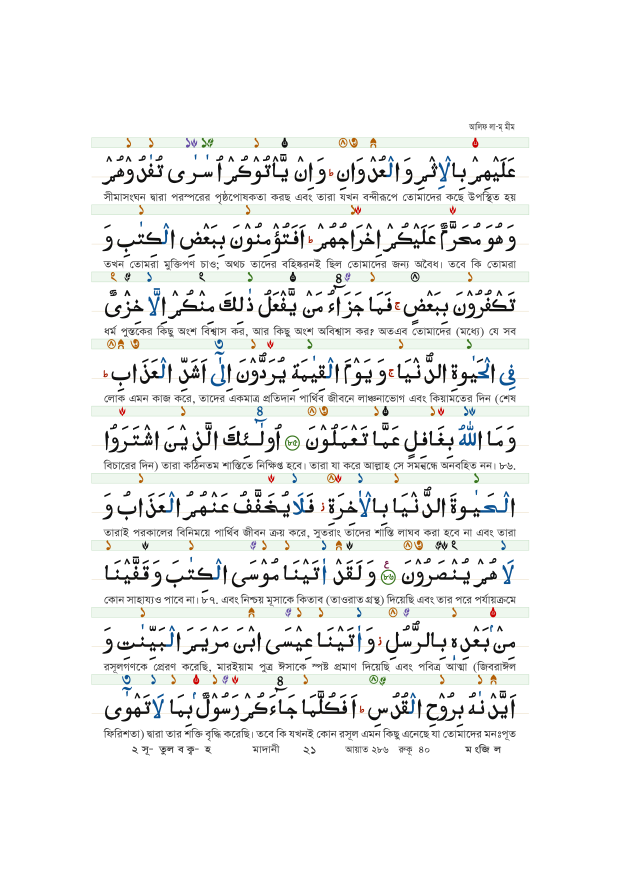
#> input picture extracted_data/master_973_glyphs/eps_page21_reconstructed_color_layers.png, 2480 x 3509 px, found by its file name (shown at 1/4 size)
$ python inspect_reconstructed_line1.py
#> lines starting #> are read from the running program, lines starting #| are printed output that depends on the picture; long printed decimals are rounded
import os
import sys
from PIL import Image

sys.stdout.reconfigure(encoding="utf-8")

PNG_PATH = r"extracted_data\eps_page21\eps_page21_reconstructed_color_layers.png"
img = Image.open(PNG_PATH)
#> img is the input picture: PIL image 2480x3509 RGB; mean R, G, B 240.9, 241.6, 240.8
print(f"রিকনস্ট্রাক্টেড ইমেজ সাইজ: {img.size}")
#| রিকনস্ট্রাক্টেড ইমেজ সাইজ: (2480, 3509)

# Page size was 595.28 x 841.89 pt.
# If image is e.g. 1190 x 1684 (2x scale):
# Let's crop line 1 (y ~ 140 to 195 pt)
scale = img.width / 595.28
#> scale = 4.17
print(f"স্কেল ফ্যাক্টর: {scale}")
#| স্কেল ফ্যাক্টর: 4.166

crop_box = (int(80 * scale), int(135 * scale), int(515 * scale), int(195 * scale))
#> crop_box = (333, 562, 2145, 812)
line1_crop = img.crop(crop_box)
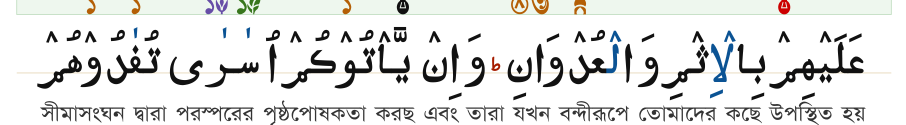
#> line1_crop: PIL image 1812x250 RGB (shown at 1/2 size); mean R, G, B 226.3, 227.1, 225.9
out_crop = r"dist\reconstructed_line1_crop.png"
line1_crop.save(out_crop)
print(f"লাইন ১ রিকনস্ট্রাক্টেড ক্রপ সেভ হয়েছে:\n-> {out_crop}")

$ run again, with extracted_data/master_973_glyphs/pdf_page31_para01_21_original.png copied over extracted_data/master_973_glyphs/eps_page21_reconstructed_color_layers.png
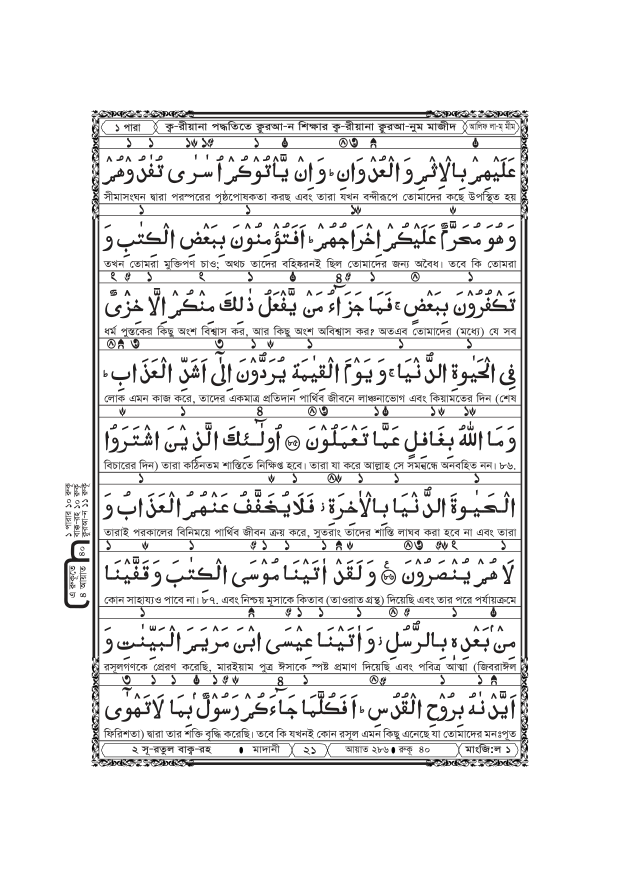
#> input picture extracted_data/master_973_glyphs/pdf_page31_para01_21_original.png, 1241 x 1754 px, found by its file name (shown at 1/2 size)
#> img is the input picture: PIL image 1241x1754 RGB; mean R, G, B 235.1, 234.9, 234.9
#| রিকনস্ট্রাক্টেড ইমেজ সাইজ: (1241, 1754)
#| স্কেল ফ্যাক্টর: 2.085
#> `line1_crop = img.crop(crop_box)`:
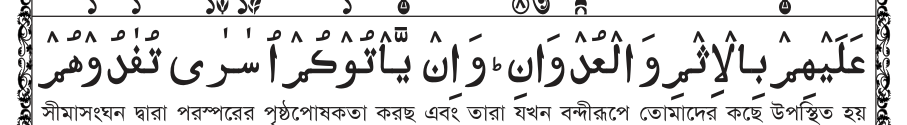
#> line1_crop: PIL image 907x125 RGB; mean R, G, B 222.1, 221.7, 221.7
